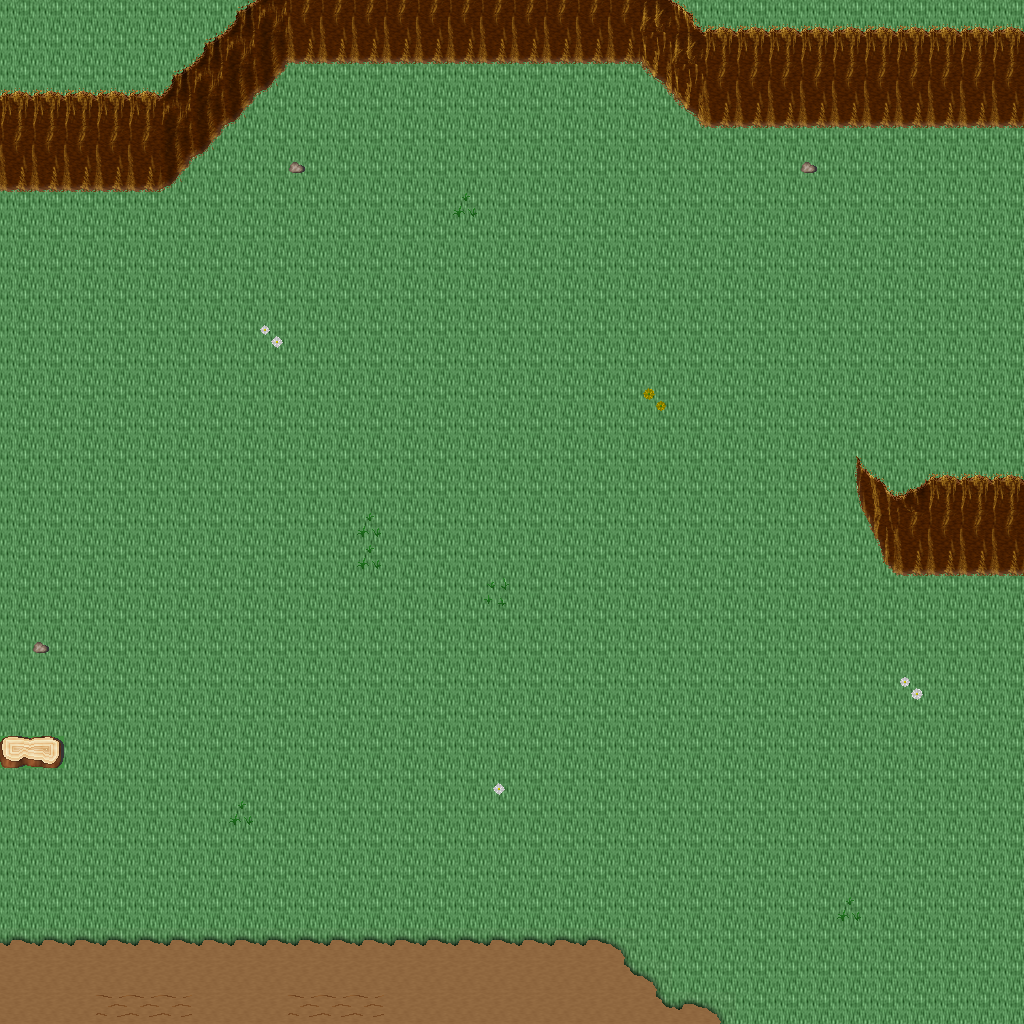

This game map was drawn from its Tiled (.tmx) file and the tilesets committed beside it. A one-line description and the trimmed map source follow:
An orthogonal 32x32 tile map with 32x32 px tiles, 5 tile layers (Ground, Objects, Objects2, Above, ...), 1 hidden layer not drawn, 32 tilesets.

<map version="1.10" tiledversion="1.11.0" orientation="orthogonal" renderorder="right-down" width="32" height="32" tilewidth="32" tileheight="32" infinite="0" nextlayerid="11" nextobjectid="1">
 <tileset firstgid="1" name="ground_ground" tilewidth="32" tileheight="32" tilecount="33" columns="3">
  <image source="../drawable/ground_ground.png" width="96" height="352" />
 </tileset>
 <tileset firstgid="34" name="ground_ground_2" tilewidth="32" tileheight="32" tilecount="4" columns="4">
  <image source="../drawable/ground_ground_2.png" width="128" height="32" />
 </tileset>
 <tileset firstgid="38" name="ground_water_pool" tilewidth="32" tileheight="32" tilecount="72" columns="3">
  <image source="../drawable/ground_water_pool.png" width="96" height="768" />
 </tileset>
 <tileset firstgid="110" name="ground_ridge_earth_dark" tilewidth="32" tileheight="32" tilecount="96" columns="12">
  <image source="../drawable/ground_ridge_earth_dark.png" width="384" height="256" />
 </tileset>
 <tileset firstgid="206" name="plant_grasses" tilewidth="32" tileheight="32" tilecount="6" columns="3">
  <image source="../drawable/plant_grasses.png" width="96" height="64" />
 </tileset>
 <tileset firstgid="212" name="ground_rock_pebbles" tilewidth="32" tileheight="32" tilecount="3" columns="1">
  <image source="../drawable/ground_rock_pebbles.png" width="32" height="96" />
 </tileset>
 <tileset firstgid="215" name="plant_flower_daisy_yellow" tilewidth="32" tileheight="32" tilecount="8" columns="2">
  <image source="../drawable/plant_flower_daisy_yellow.png" width="64" height="128" />
 </tileset>
 <tileset firstgid="223" name="plant_flower_daisy_white" tilewidth="32" tileheight="32" tilecount="8" columns="2">
  <image source="../drawable/plant_flower_daisy_white.png" width="64" height="128" />
 </tileset>
 <tileset firstgid="231" name="ground_grass_edges" tilewidth="32" tileheight="32" tilecount="36" columns="12">
  <image source="../drawable/ground_grass_edges.png" width="384" height="96" />
 </tileset>
 <tileset firstgid="267" name="ground_earth_edges" tilewidth="32" tileheight="32" tilecount="18" columns="6">
  <image source="../drawable/ground_earth_edges.png" width="192" height="96" />
 </tileset>
 <tileset firstgid="285" name="ground_grass_corners" tilewidth="32" tileheight="32" tilecount="24" columns="6">
  <image source="../drawable/ground_grass_corners.png" width="192" height="128" />
 </tileset>
 <tileset firstgid="309" name="ground_square_paving" tilewidth="32" tileheight="32" tilecount="1" columns="1">
  <image source="../drawable/ground_square_paving.png" width="32" height="32" />
 </tileset>
 <tileset firstgid="310" name="plant_flower_daisy_red" tilewidth="32" tileheight="32" tilecount="8" columns="2">
  <image source="../drawable/plant_flower_daisy_red.png" width="64" height="128" />
 </tileset>
 <tileset firstgid="318" name="plant_flower_daisy_blue" tilewidth="32" tileheight="32" tilecount="8" columns="2">
  <image source="../drawable/plant_flower_daisy_blue.png" width="64" height="128" />
 </tileset>
 <tileset firstgid="326" name="plant_tree_tree_darkgreen" tilewidth="32" tileheight="32" tilecount="88" columns="8">
  <image source="../drawable/plant_tree_tree_darkgreen.png" width="256" height="352" />
 </tileset>
 <tileset firstgid="414" name="object_well" tilewidth="32" tileheight="32" tilecount="4" columns="2">
  <image source="../drawable/object_well.png" width="64" height="64" />
 </tileset>
 <tileset firstgid="418" name="plant_bush_bushes" tilewidth="32" tileheight="32" tilecount="10" columns="5">
  <image source="../drawable/plant_bush_bushes.png" width="160" height="64" />
 </tileset>
 <tileset firstgid="428" name="ground_eye" tilewidth="32" tileheight="32" tilecount="9" columns="3">
  <image source="../drawable/ground_eye.png" width="96" height="96" />
 </tileset>
 <tileset firstgid="437" name="plant_stump_rectangular" tilewidth="32" tileheight="32" tilecount="4" columns="2">
  <image source="../drawable/plant_stump_rectangular.png" width="64" height="64" />
 </tileset>
 <tileset firstgid="441" name="item_gothic_large_gravestone" tilewidth="32" tileheight="32" tilecount="9" columns="3">
  <image source="../drawable/item_gothic_large_gravestone.png" width="96" height="96" />
 </tileset>
 <tileset firstgid="450" name="logic_collision" tilewidth="32" tileheight="32" tilecount="1" columns="1">
  <image source="../drawable/logic_collision.png" width="32" height="32" />
 </tileset>
 <tileset firstgid="451" name="logic_item_herb" tilewidth="32" tileheight="32" tilecount="5" columns="5">
  <image source="../drawable/logic_item_herb.png" width="160" height="32" />
 </tileset>
 <tileset firstgid="456" name="ground_rock_rubble" tilewidth="32" tileheight="32" tilecount="9" columns="3">
  <image source="../drawable/ground_rock_rubble.png" width="96" height="96" />
 </tileset>
 <tileset firstgid="465" name="ground_rock_rocks_3" tilewidth="32" tileheight="32" tilecount="16" columns="4">
  <image source="../drawable/ground_rock_rocks_3.png" width="128" height="128" />
 </tileset>
 <tileset firstgid="481" name="ground_rock_large_boulder" tilewidth="32" tileheight="32" tilecount="9" columns="3">
  <image source="../drawable/ground_rock_large_boulder.png" width="96" height="96" />
 </tileset>
 <tileset firstgid="490" name="ground_rock_large_pebble" tilewidth="32" tileheight="32" tilecount="2" columns="2">
  <image source="../drawable/ground_rock_large_pebble.png" width="64" height="32" />
 </tileset>
 <tileset firstgid="492" name="ground_rock_rocks_2" tilewidth="32" tileheight="32" tilecount="4" columns="2">
  <image source="../drawable/ground_rock_rocks_2.png" width="64" height="64" />
 </tileset>
 <tileset firstgid="496" name="ground_green_paving" tilewidth="32" tileheight="32" tilecount="18" columns="3">
  <image source="../drawable/ground_green_paving.png" width="96" height="192" />
 </tileset>
 <tileset firstgid="514" name="logic_protection" tilewidth="32" tileheight="32" tilecount="2" columns="2">
  <image source="../drawable/logic_protection.png" width="64" height="32" />
 </tileset>
 <tileset firstgid="516" name="building_castle" tilewidth="32" tileheight="32" tilecount="320" columns="20">
  <image source="../drawable/building_castle.png" width="640" height="512" />
 </tileset>
 <tileset firstgid="836" name="logic_creature_ogre" tilewidth="32" tileheight="32" tilecount="4" columns="4">
  <image source="../drawable/logic_creature_ogre.png" width="128" height="32" />
 </tileset>
 <tileset firstgid="840" name="logic_creature_troll" tilewidth="32" tileheight="32" tilecount="4" columns="4">
  <image source="../drawable/logic_creature_troll.png" width="128" height="32" />
 </tileset>
 <layer id="1" name="Ground" width="32" height="32">
  <data>[1024 cells, 1024 non-empty, 2 distinct tile ids]</data>
 </layer>
 <layer id="2" name="Objects" width="32" height="32">
  <data>[1024 cells, 170 non-empty, 31 distinct tile ids]</data>
 </layer>
 <layer id="3" name="Objects2" width="32" height="32">
  <data>[1024 cells, 2 non-empty, 2 distinct tile ids]</data>
 </layer>
 <layer id="4" name="Above" width="32" height="32">
  <data>[1024 cells, 1 non-empty, 1 distinct tile ids]</data>
 </layer>
 <layer id="5" name="Above2" width="32" height="32">
  <data>[1024 cells, 0 non-empty, 0 distinct tile ids]</data>
 </layer>
 <layer id="6" name="Walkable" width="32" height="32" visible="0">
  <data>[1024 cells, 106 non-empty, 1 distinct tile ids]</data>
 </layer>
 <objectgroup id="7" name="Mapevents" />
 <objectgroup id="8" name="Spawn" />
 <objectgroup id="9" name="Keys" />
 <objectgroup id="10" name="Replace" />
</map>
